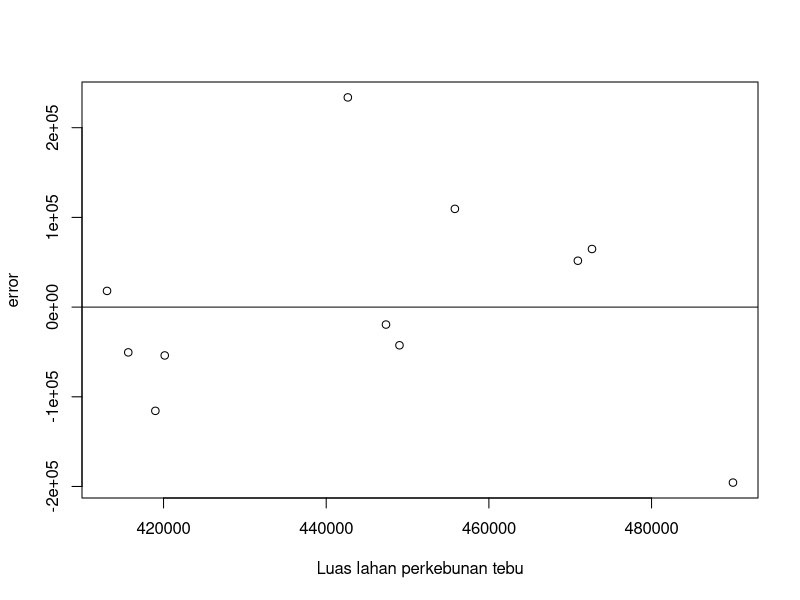
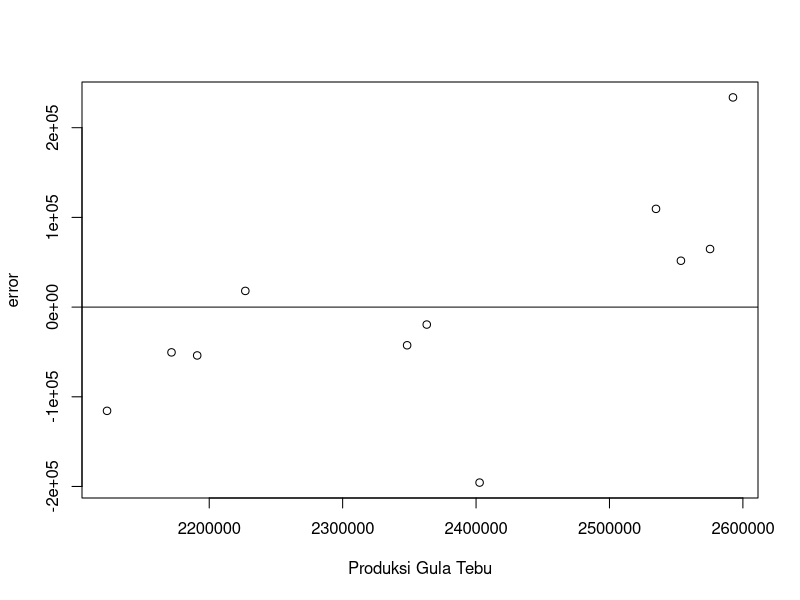

Source code (R) for these figures, in order:
## ---- chunk 1
#| warning: false
#| echo: true
library(readxl)
## ---- chunk 2
setwd("C:/kusuma_hastuti")
library(readxl)
data_metopel <- read_excel("data_metopel.xlsx")
View(data_metopel)
reg1<-lm(Y~X,data = data_metopel)
data_metopel$u<-resid(reg1)
plot(data_metopel$X,data_metopel$u,xlab = "Luas lahan perkebunan tebu",ylab = "error")
abline(h=0)


## ---- chunk 3
library(readxl)
data_metopel <- read_excel("data_metopel.xlsx")
View(data_metopel)
reg1<-lm(Y~X,data = data_metopel)
data_metopel$u<-resid(reg1)
plot(data_metopel$Y,data_metopel$u,xlab = "Produksi Gula Tebu",ylab = "error")
abline(h=0)
## ---- chunk 4
reg1<-lm(Y~X,data = data_metopel)
summary(reg1)
